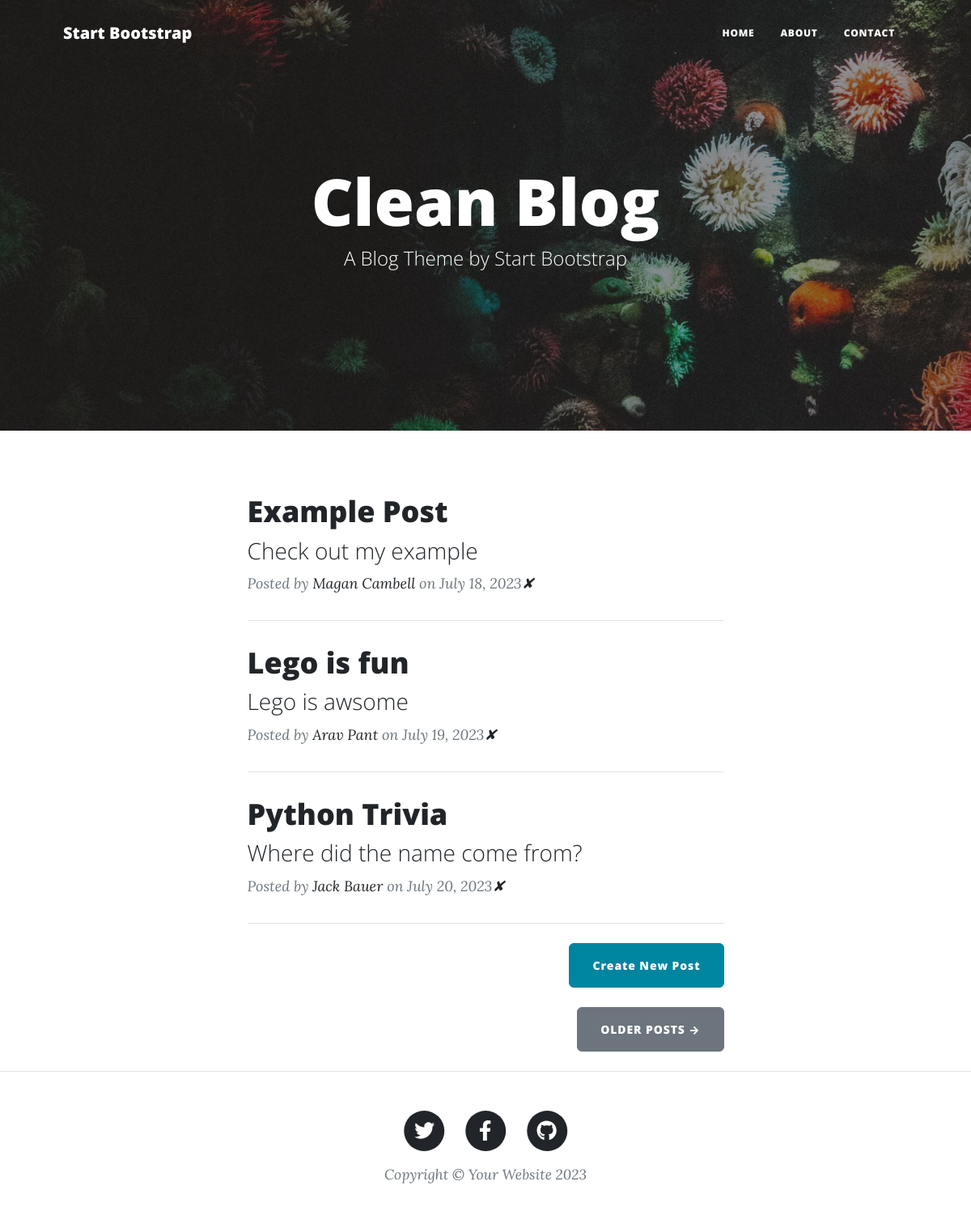
Before: / with the older database file.
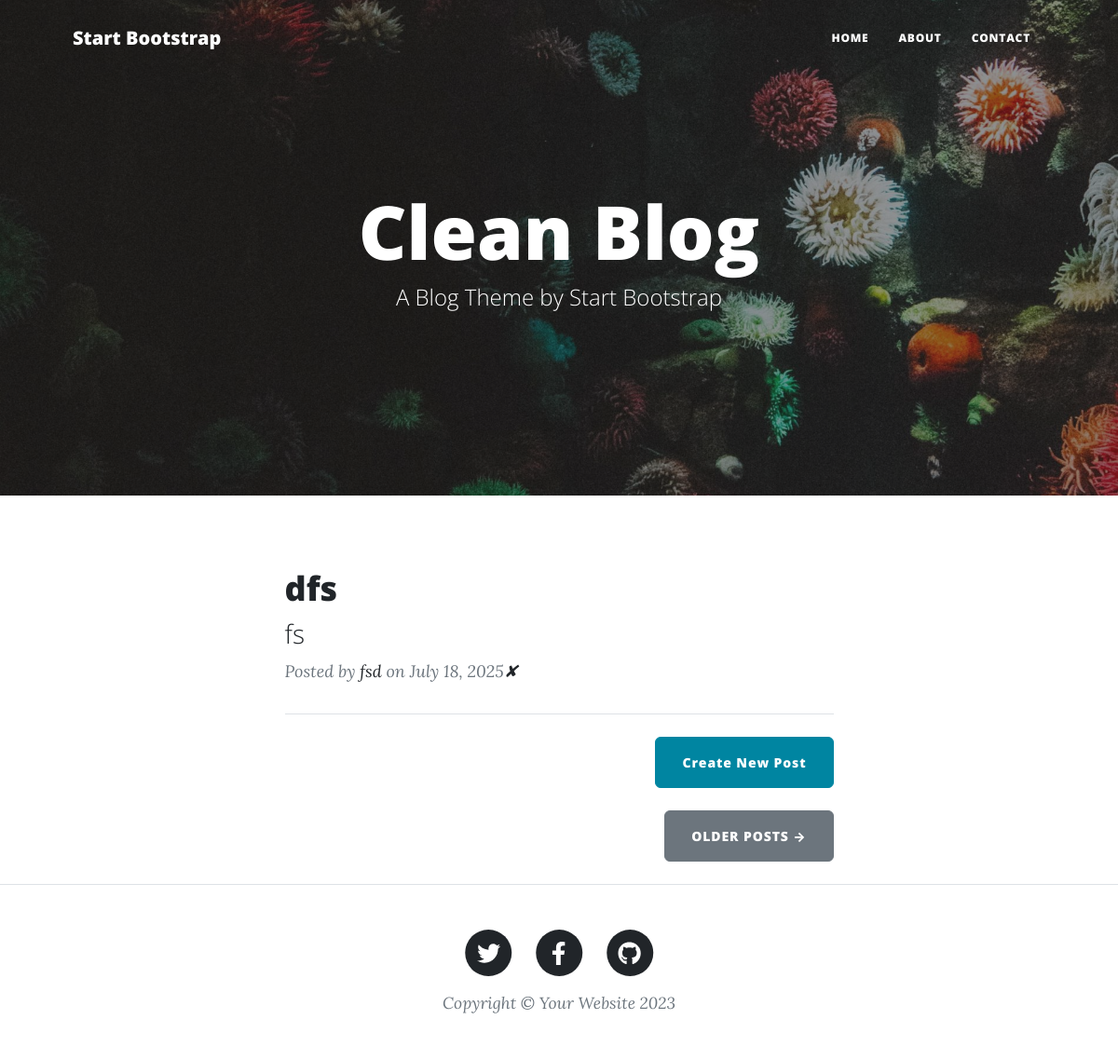
After: the same page with the newer database file.
### main.py (models this page shows)
class BlogPost(db.Model):
    id: Mapped[int] = mapped_column(Integer, primary_key=True)
    title: Mapped[str] = mapped_column(String(250), unique=True, nullable=False)
    subtitle: Mapped[str] = mapped_column(String(250), nullable=False)
    date: Mapped[str] = mapped_column(String(250), nullable=False)
    body: Mapped[str] = mapped_column(Text, nullable=False)
    author: Mapped[str] = mapped_column(String(250), nullable=False)
    img_url: Mapped[str] = mapped_column(String(250), nullable=False)

### main.py (the view)
@app.route('/')
def get_all_posts():
    posts = db.session.execute(db.select(BlogPost)).scalars().all()
    print(posts)
    return render_template("index.html", posts=posts)

### templates/index.html
{% include "header.html" %}
<header
  class="masthead"
  style="background-image: url('../static/assets/img/home-bg.jpg')"
>
  <div class="container position-relative px-4 px-lg-5">
    <div class="row gx-4 gx-lg-5 justify-content-center">
      <div class="col-md-10 col-lg-8 col-xl-7">
        <div class="site-heading">
          <h1>Clean Blog</h1>
          <span class="subheading">A Blog Theme by Start Bootstrap</span>
        </div>
      </div>
    </div>
  </div>
</header>
<div class="container px-4 px-lg-5">
  <div class="row gx-4 gx-lg-5 justify-content-center">
    <div class="col-md-10 col-lg-8 col-xl-7">
      {% for post in posts %}
      <div class="post-preview">
        <a href="{{ url_for('show_post', post_id=post.id) }}">
          <h2 class="post-title">{{ post.title }}</h2>
          <h3 class="post-subtitle">{{ post.subtitle }}</h3>
        </a>
        <p class="post-meta">
          Posted by
          <a href="#">{{post.author}}</a>
          on {{post.date}}<a href="{{url_for('delete_post', post_id=post.id)}}" >✘</a>
        </p>
      </div>
      <hr class="my-4" />
      {% endfor %}
      <div class="d-flex justify-content-end mb-4">
        <a
          class="btn btn-primary float-right"
          href="{{ url_for('new_post') }}"
          >Create New Post</a
        >
      </div>
      <div class="d-flex justify-content-end mb-4">
        <a class="btn btn-secondary text-uppercase" href="#!">Older Posts →</a>
      </div>
    </div>
  </div>
</div>
{% include "footer.html" %}

### templates/header.html (shortened to what this page needs)
<!DOCTYPE html>
<html lang="en">
  <head>
    {% block styles %}
    {{ bootstrap.load_css() }}
    <link
      href="{{ url_for('static', filename='css/styles.css') }}"
      rel="stylesheet"
    />
    {% endblock %}
  </head>
  <body>
    {% from 'bootstrap5/form.html' import render_form %}
    <nav class="navbar navbar-expand-lg navbar-light" id="mainNav">
      <div class="container px-4 px-lg-5">
        <a class="navbar-brand" href="/">Start Bootstrap</a>
        <div class="collapse navbar-collapse" id="navbarResponsive">
          <ul class="navbar-nav ms-auto py-4 py-lg-0">
            <li class="nav-item">
              <a
                class="nav-link px-lg-3 py-3 py-lg-4"
                href="{{ url_for('get_all_posts') }}"
                >Home</a
              >
            </li>
            <li class="nav-item">
              <a
                class="nav-link px-lg-3 py-3 py-lg-4"
                href="{{ url_for('about') }}"
                >About</a
              >
            </li>
            <li class="nav-item">
              <a
                class="nav-link px-lg-3 py-3 py-lg-4"
                href="{{ url_for('contact') }}"
                >Contact</a
              >
            </li>
          </ul>
        </div>
      </div>
    </nav>

### templates/footer.html (shortened to what this page needs)
        <footer class="border-top">
          <div class="container px-4 px-lg-5">
              <div class="row gx-4 gx-lg-5 justify-content-center">
                  <div class="col-md-10 col-lg-8 col-xl-7">
                      <ul class="list-inline text-center">
                          <li class="list-inline-item">
                              <a href="#!">
                                  <span class="fa-stack fa-lg">
                                      <i class="fas fa-circle fa-stack-2x"></i>
                                      <i class="fab fa-twitter fa-stack-1x fa-inverse"></i>
                                  </span>
                              </a>
                          </li>
                          <li class="list-inline-item">
                              <a href="#!">
                                  <span class="fa-stack fa-lg">
                                      <i class="fas fa-circle fa-stack-2x"></i>
                                      <i class="fab fa-facebook-f fa-stack-1x fa-inverse"></i>
                                  </span>
                              </a>
                          </li>
                          <li class="list-inline-item">
                              <a href="#!">
                                  <span class="fa-stack fa-lg">
                                      <i class="fas fa-circle fa-stack-2x"></i>
                                      <i class="fab fa-github fa-stack-1x fa-inverse"></i>
                                  </span>
                              </a>
                          </li>
                      </ul>
                      <div class="small text-center text-muted fst-italic">Copyright &copy; Your Website 2023</div>
                  </div>
              </div>
          </div>
      </footer>
  </body>
</html>

Changed rows visible on the page:
removed BlogPost: title "Example Post", subtitle "Check out my example", author "Magan Cambell", date "July 18, 2023"
removed BlogPost: title "Lego is fun", subtitle "Lego is awsome", author "Arav Pant", date "July 19, 2023"
removed BlogPost: title "Python Trivia", subtitle "Where did the name come from?", author "Jack Bauer", date "July 20, 2023"
added BlogPost: title "dfs", subtitle "fs", author "fsd", date "July 18, 2025"
